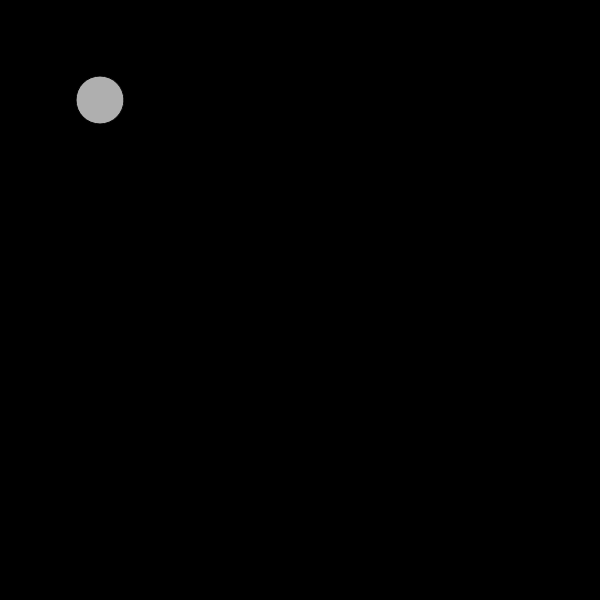
Frame 1 (no input)
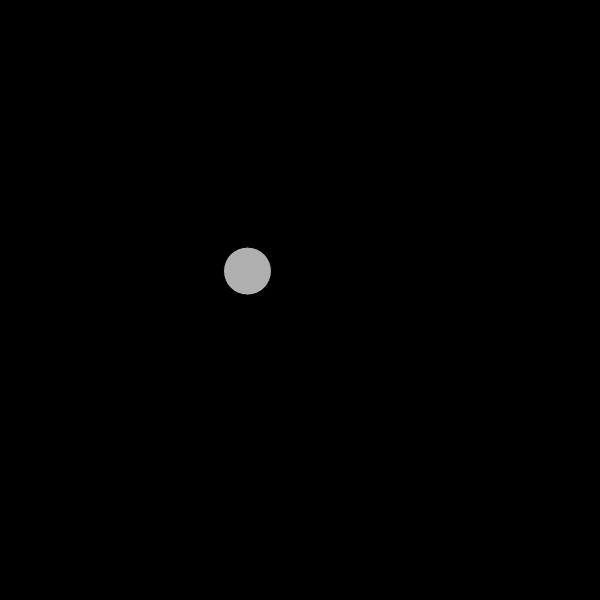
Frame 60 (no input)
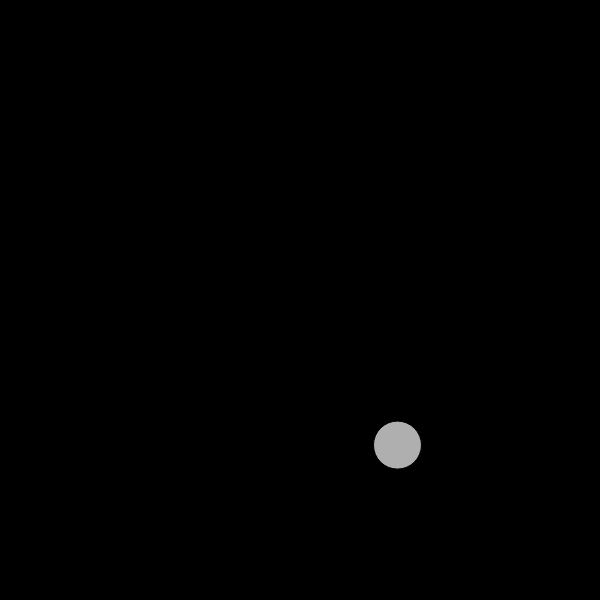
Frame 120 (the mouse pressed at the canvas centre since frame 60)

The p5.js sketch that drew these frames (run headless with seeded random() and noise() and a simulated clock; from frame 60 on, the mouse is pressed at the canvas centre):

// p5.js sketch
// ── sketch.js
var ball; 
function setup(){
    createCanvas(600,600); 
     ball = new Ball(); 
    
}

function draw(){
    background(0); 
    
    ball.display();
    ball.update(); 
    
    
}
// ── 3dBall.js
function setup(){
    
    createCanvas(600,600); 
    background(0); 
}

function draw(){
    
}
// ── Bouncing_ball.js
var x = 100;
var y = 100;
var xspeed = 1;
var yspeed = 3;

function setup(){
  createCanvas(640,360);
  background(258);
}


function draw(){
  background(258);


  x = x + xspeed;
  y = y + yspeed;

  if((x > width) || (x < 0)){
    xspeed = xspeed * -1;
  }
  if ((y > height) || (y < 0)){
    yspeed = yspeed * -1;
  }

  stroke(0);
  fill(175);
  ellipse(x,y,16,16);

}

// ── PVector.js
function Ball() {
    this.position = new createVector(100, 100);
    this.velocity = new createVector(2.5, 2.9);

    this.update = function () {
        // add the value of vector velocity in postion vector 
        this.position.add(this.velocity);

        if ((this.position.x > width) || (this.position.x < 0)) {
            this.velocity.x = this.velocity.x * -1;
        }

        if ((this.position.y > height) || (this.position.y < 0)) {
            this.velocity.y = this.velocity.y * -1;
        }

    }

    this.display = function () {
        stroke(0);
        fill(175);
        ellipse(this.position.x, this.position.y, 48, 48);
    }


}
